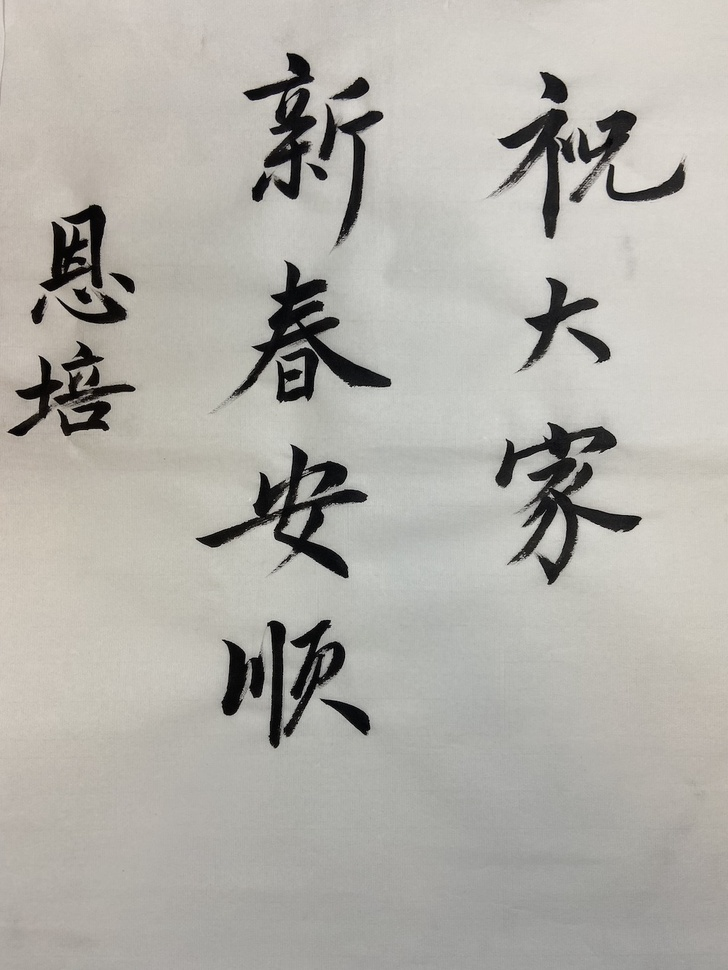
#> input picture 毛笔书体检测和识别1——目标检测篇（形态学方法）/test_imgs/enpei_shufa.jpg, 728 x 970 px, shrunk from 1000 x 1333 before the run
$ jupyter execute 2.canny.ipynb   (shell and % lines are left out)
#> lines starting #> are read from the running program, lines starting #| are printed output that depends on the picture; after the words box and inside, x2 and y2 are one past the last pixel; in counts of white or black regions, pixels touching at a corner belong together
[cell 1]
# canny边缘检测算法是一种流行的边缘检测方法，由John F. Canny in发明
# 算法具体的推导超出本系列课程应用，但是他主要的步骤如下
# 1.高斯模糊降噪
# 2.使用Sobel filter计算图片像素梯度
# 3.NMS非最大值抑制计算局部最大值
# 4.Hysteresis thresholding 滞后阈值法过滤

# 其中canny的两个参数T_lower、T_upper就是这里的

[cell 2]
# 其实一般我们在使用时，要注意的就是这两个值得选择：

# A 高于阈值 maxVal 所以是真正的边界点，C 虽然低于 maxVal 但高于minVal 并且与 A 相连，所以也被认为是真正的边界点。
# 而 B 就会被抛弃，因为他不仅低于 maxVal 而且不与真正的边界点相连。

# 所以选择合适的 maxVal和 minVal 对于能否得到好的结果非常重要。

[cell 3]
import cv2
import numpy as np
import matplotlib.pyplot as plt

[cell 4]
img = cv2.imread('./test_imgs/enpei_shufa.jpg')
#> img is the input picture: shape (970, 728, 3); mean B, G, R 169.1, 175.3, 177.7
img_fixed = cv2.cvtColor(img,cv2.COLOR_BGR2RGB)

[cell 5]
plt.imshow(img_fixed)

[cell 6]
edges1 = cv2.Canny(img.copy(),100,200)
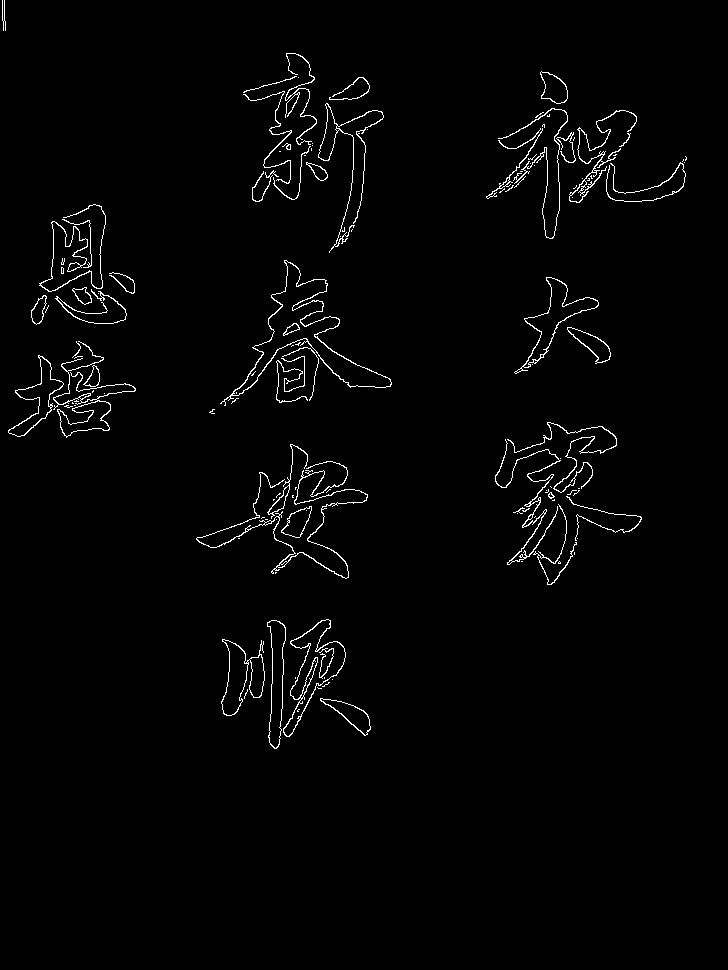
#> edges1: shape (970, 728); 1.7% white in thin lines or dots, all inside (x1, y1, x2, y2) = (2, 0, 687, 749)
edges2 = cv2.Canny(img.copy(),50,200)
#> edges2: shape (970, 728); 1.8% white in thin lines or dots, all inside (x1, y1, x2, y2) = (0, 0, 688, 749)
edges3 = cv2.Canny(img.copy(),50,100)
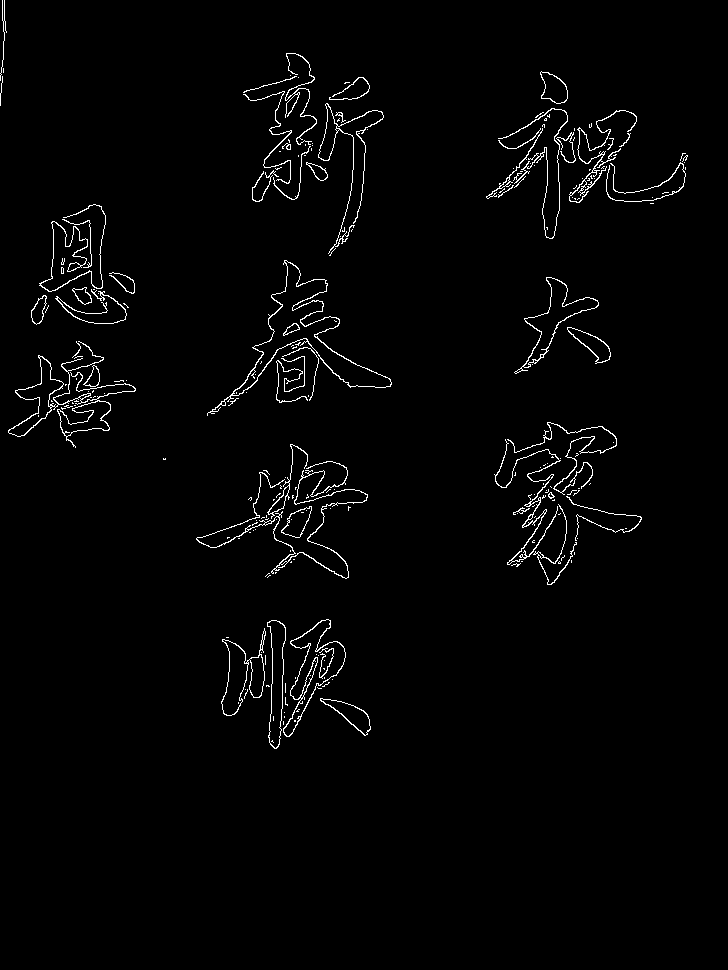
#> edges3: shape (970, 728); 1.8% white in thin lines or dots, all inside (x1, y1, x2, y2) = (0, 0, 688, 749)

[cell 7]
fig,(ax2,ax3,ax4) = plt.subplots(1,3,figsize=(20,8),sharex=True,sharey=True)

ax2.axis('off')
ax2.imshow(edges1,cmap='gray')


ax3.axis('off')
ax3.imshow(edges2,cmap='gray')

ax4.axis('off')
ax4.imshow(edges3,cmap='gray')
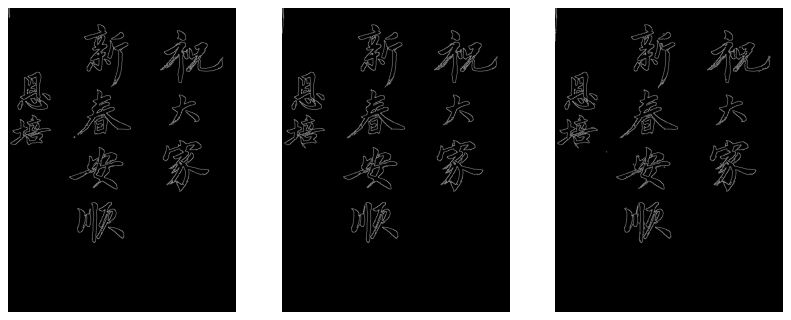
#> figure drawn by matplotlib, 3 panels

$ run again, with 毛笔书体检测和识别1——目标检测篇（形态学方法）/test_imgs/cat1.jpg copied over 毛笔书体检测和识别1——目标检测篇（形态学方法）/test_imgs/enpei_shufa.jpg
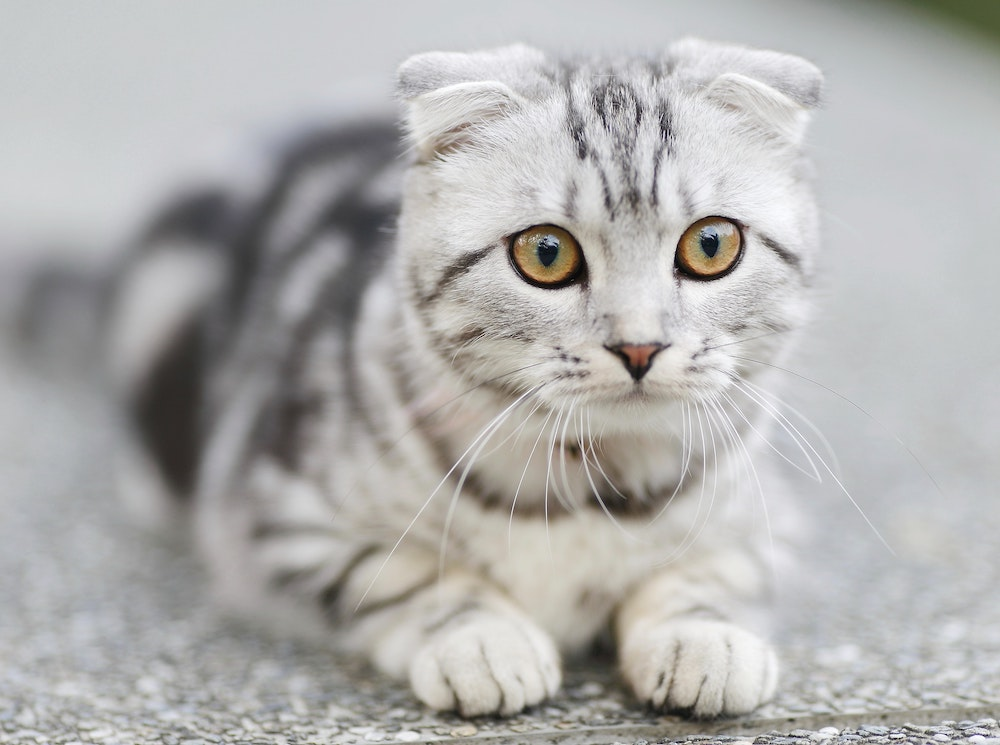
#> input picture 毛笔书体检测和识别1——目标检测篇（形态学方法）/test_imgs/cat1.jpg, 1000 x 745 px
#> img is the input picture: shape (745, 1000, 3); mean B, G, R 174.3, 175.6, 176.4
#> `edges1 = cv2.Canny(img.copy(),100,200)`:
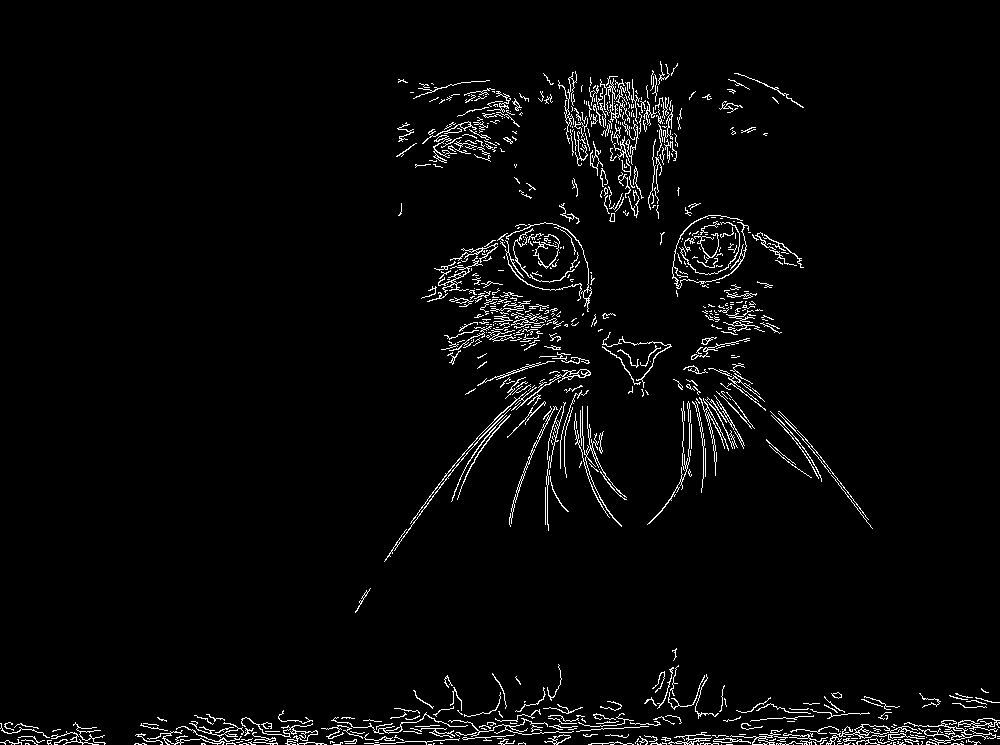
#> edges1: shape (745, 1000); 3.1% white in thin lines or dots
#> edges2: shape (745, 1000); 4.3% white in thin lines or dots
#> edges3: shape (745, 1000); 6.4% white in thin lines or dots
#> `[cell 7] fig,(ax2,ax3,ax4) = plt.subplots(1,3,figsize=(20,8),sharex=Tr..`:
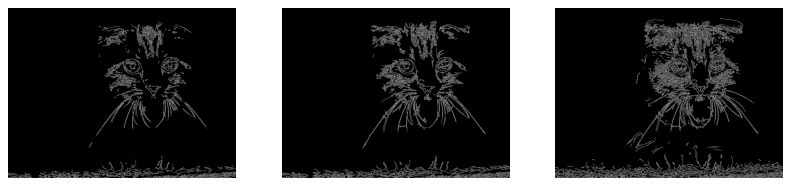
#> figure drawn by matplotlib, 3 panels
